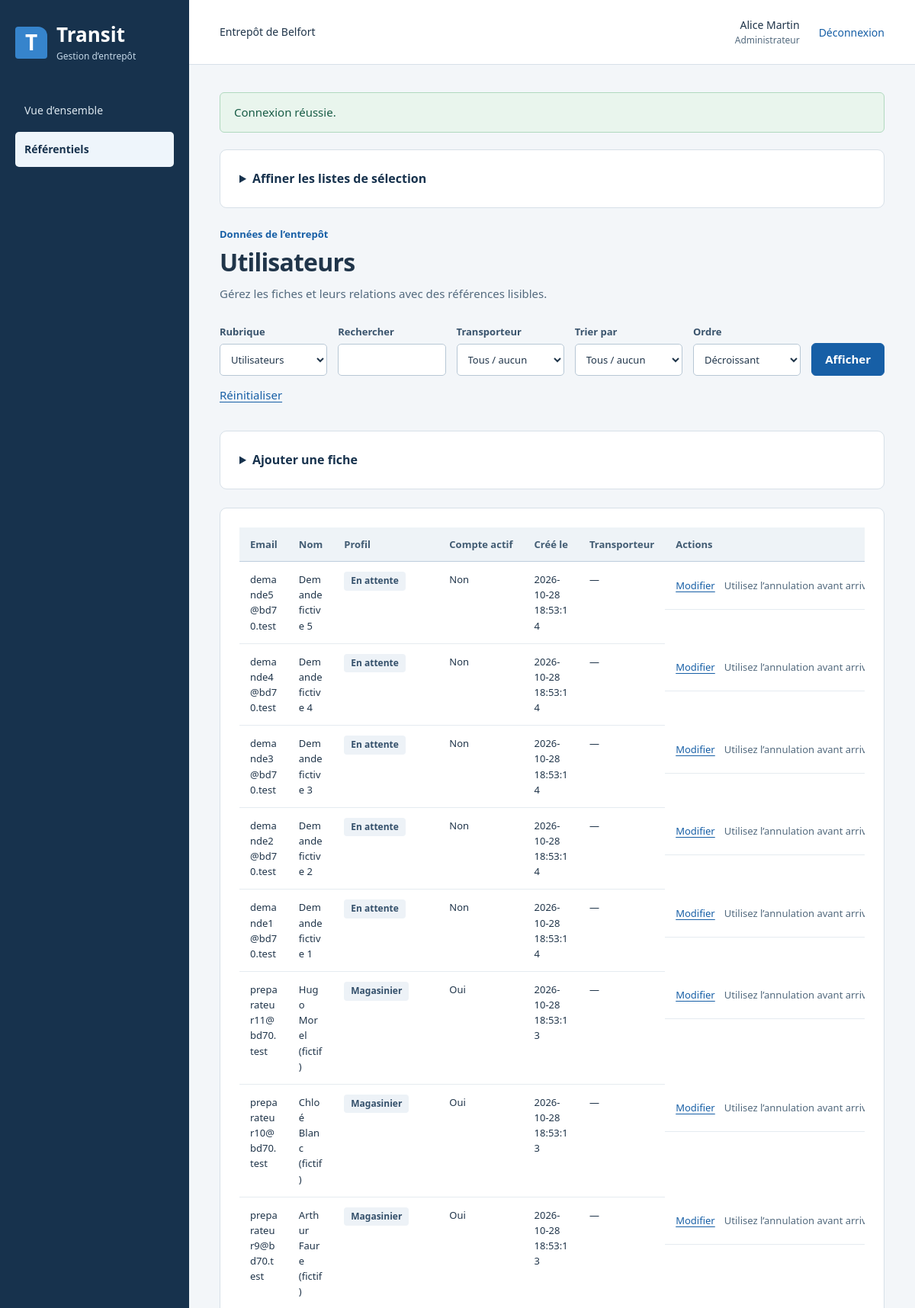
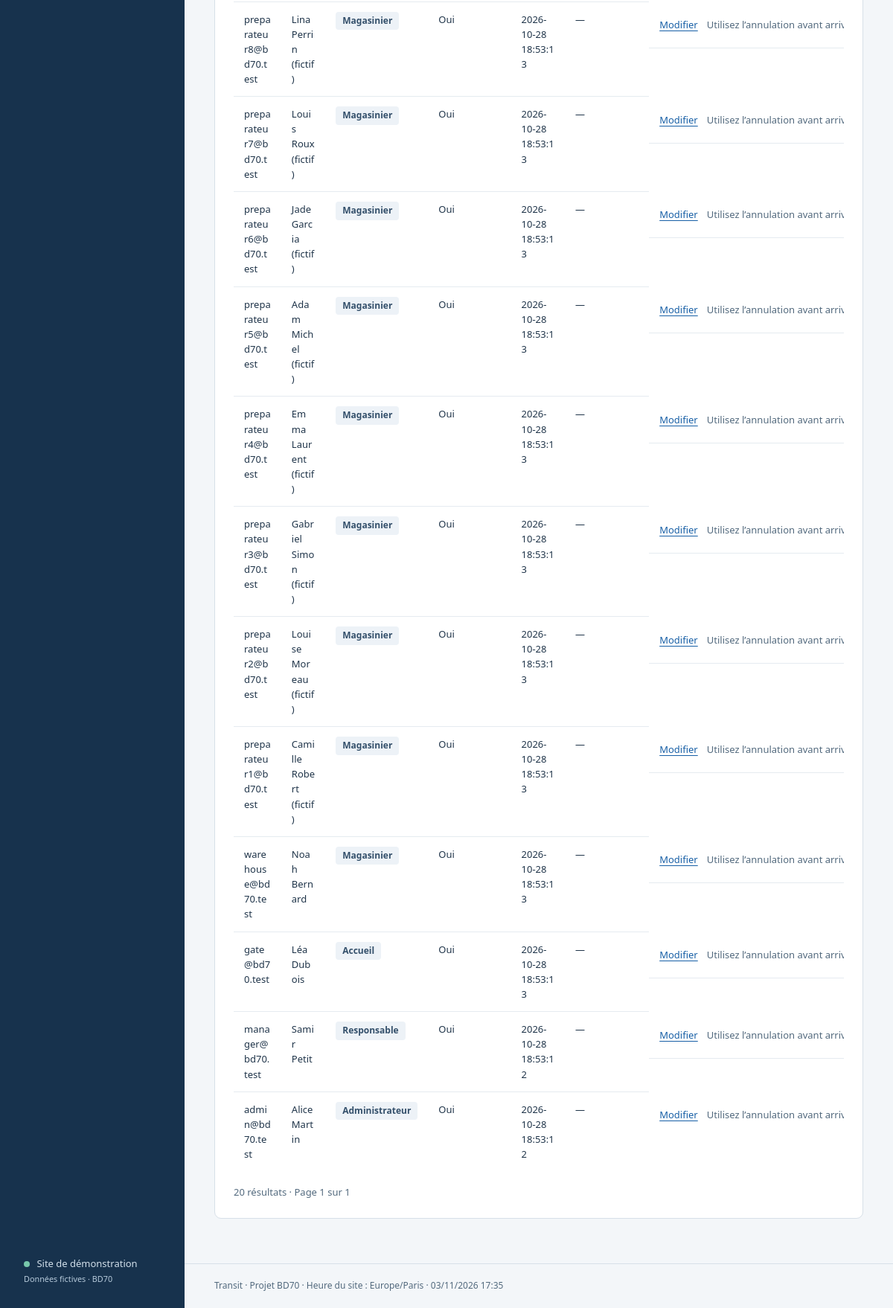
The app's page /?page=catalog (signed in) with its own data (2 pictures, top to bottom).
### tables this page shows
CREATE TABLE user_account (
 id INT AUTO_INCREMENT PRIMARY KEY, email VARCHAR(190) NOT NULL UNIQUE,
 name VARCHAR(100) NOT NULL, password_hash VARCHAR(255) NOT NULL,
 role ENUM('pending','admin','manager','gate','warehouse','carrier') NOT NULL DEFAULT 'pending',
 active BOOLEAN NOT NULL DEFAULT 0, created_at DATETIME NOT NULL DEFAULT CURRENT_TIMESTAMP, CHECK(active IN (0,1))
);

### templates/helpers.php (the view, shortened to what the rows shown need)
<?php
function startForm(string $action,array $hidden=[],string $class=''): void { global $page;
 echo '<form method="post" class="'.h($class).'">';
}
function selectField(string $name,string $label,array $options,mixed $selected='',bool $optional=false): void {
 echo '<label>'.h($label).'<select name="'.h($name).'"'.($optional?'':' required').'>';
 echo '<option value="">'.($optional?'Tous / aucun':'Choisir…').'</option>';
 foreach($options as $opt)echo '<option value="'.h($opt['id']).'"'.((string)$opt['id']===(string)$selected?' selected':'').'>'.h($opt['label']).'</option>';echo '</select></label>';
}
function inputField(string $name,string $label,mixed $value='',string $type='text',bool $required=true): void {
 echo '<label>'.h($label).'<input type="'.h($type).'" name="'.h($name).'" value="'.h($value).'"'.($required?' required':'').($type==='number'?' step="any"':'').'></label>';
}
function badge(mixed $value): string { return '<span class="badge '.h((string)$value).'">'.h(Catalog::VALUES[(string)$value]??$value).'</span>'; }
function pagination(int $total,int $page): void { $last=max(1,(int)ceil($total/20));echo '<nav class="pagination" aria-label="Pagination"><span>'.h($total).' résultats · Page '.h($page).' sur '.$last.'</span>';echo '</nav>'; }

### templates/layout.php (shortened to what the rows shown need)
<?php require __DIR__.'/helpers.php'; ?>
<!doctype html><html lang="fr"><head><link rel="stylesheet" href="/assets/app.css"></head>
<body>
<div class="shell <?= $user?'':'anonymous' ?>"><header class="topbar no-print"><span><?= $user?'Entrepôt de Belfort':'Transit / BD70' ?></span><div class="account"><?php if($user): ?><span><?= h($user['name']) ?><small><?= h(Catalog::VALUES[$user['role']]) ?></small></span><?php startForm('logout'); ?><button class="text-button">Déconnexion</button></form><?php else: ?><span>Application pédagogique</span><?php endif; ?></div></header>
<main id="main"><?php if($message): ?><div role="status" class="notice success"><?= h($message) ?></div><?php endif; ?><?php if($error): ?><div role="alert" class="notice error"><?= h($error) ?></div><?php endif; ?>
<?php try {
 if($user&&in_array($page,['catalog','stock','orders','visits','trace','planning','receipts','notices','receipt_detail','order_detail'],true)){
  echo '<details class="panel no-print"><summary>Affiner les listes de sélection</summary><p>Retrouvez une référence ou un nom dans les listes volumineuses avant de remplir le formulaire.</p><form method="get" class="filters"><input type="hidden" name="page" value="'.h($page).'">';
  inputField('ref_search','Référence ou nom',$_GET['ref_search']??'','search',false);echo '<button>Rechercher les références</button></form></details>';
 }
 if($page!=='error')require __DIR__.'/'.(in_array($page,['home','login','catalog','planning','visits','receipts','stock','orders','reports','trace','document','receipt_detail','order_detail','notices','carrier_portal'],true)?$page:'home').'.php';
}catch(Throwable $viewError){http_response_code(422);echo '<div role="alert" class="notice error">'.h($viewError instanceof DomainException?$viewError->getMessage():'Impossible de présenter ces données.').'</div>';error_log('BD70 vue : '.$viewError->getMessage());} ?>
</main><footer>Transit · Projet BD70 · Heure du site : Europe/Paris · <?= h(Clock::instant()->format('d/m/Y H:i')) ?></footer></div></body></html>

### templates/catalog.php (shortened to what the rows shown need)
<?php
$table=(string)($_GET['t']??($user['role']==='admin'?'user_account':'carrier'));$catalog->check($table);$readTable=$table==='stock_movement'?'v_stock_movement':$table;$cols=$catalog->columns($table);$foreign=$catalog->foreign($table);$canWrite=Auth::can($user,$catalog->right($table))&&!in_array($table,Catalog::READONLY,true);
$readCols=array_values(array_filter($cols,fn($c)=>!in_array($c['Field'],['id','password_hash','entity_id'],true)));$where=[];$params=[];
$conditions=$where?'('.implode(' OR ',$where).')':'1=1';
$total=(int)$db->scalar('SELECT COUNT(*) FROM `'.$readTable.'` WHERE '.$conditions,$params);$p=max(1,(int)($_GET['p']??1));
$sortFields=array_values(array_intersect(array_column($readCols,'Field'),['name','code','reference','starts_at','created_at','sku','plate','happened_at']));$sort=in_array($_GET['sort']??'',$sortFields,true)?$_GET['sort']:'id';
$records=$db->all('SELECT * FROM `'.$readTable.'` WHERE '.$conditions.' ORDER BY `'.$sort.'` '.(($_GET['dir']??'desc')==='asc'?'ASC':'DESC').' LIMIT 20 OFFSET '.(($p-1)*20),$params);
$maps=[];foreach($foreign as $key=>$parent){$used=array_values(array_unique(array_filter(array_column($records,$key))));$maps[$key]=$used?array_column($db->all('SELECT id,'.$catalog->labelSQL($parent).' label FROM `'.$parent.'` WHERE id IN ('.implode(',',array_fill(0,count($used),'?')).')',$used),'label','id'):[];}
$editing=!empty($_GET['edit'])?$db->one('SELECT * FROM `'.$readTable.'` WHERE id=?',[(int)$_GET['edit']]):[];
$editingRestrictions=$editing?$catalog->restrictions($table,$editing):['edit'=>null];
?>
<div class="page-heading"><div><p class="context">Données de l’entrepôt</p><h1><?= h(Catalog::TITLES[$table]) ?></h1><p>Gérez les fiches et leurs relations avec des références lisibles.</p></div></div>
<form class="filters" method="get"><input type="hidden" name="page" value="catalog"><?php $opts=[];foreach(Catalog::TITLES as $key=>$label){try{Auth::catalogRead($user,$key);}catch(RuntimeException $e){continue;}if($user['role']!=='admin'&&in_array($key,['user_account','audit_log'],true))continue;if($user['role']==='gate'&&!in_array($key,['carrier','driver','vehicle','equipment','qualification','driver_qualification','vehicle_equipment','dock','dock_equipment','dock_vehicle_type','appointment','truck_visit','visit_event','dock_downtime'],true))continue;$opts[]=['id'=>$key,'label'=>$label];}selectField('t','Rubrique',$opts,$table);inputField('q','Rechercher',$_GET['q']??'','search',false);foreach($foreign as $key=>$parent)selectField('f_'.$key,Catalog::LABELS[$key]??$key,$catalog->options($parent),$_GET['f_'.$key]??'',true);selectField('sort','Trier par',array_map(fn($k)=>['id'=>$k,'label'=>Catalog::LABELS[$k]??$k],$sortFields),$_GET['sort']??'',true);selectField('dir','Ordre',[['id'=>'asc','label'=>'Croissant'],['id'=>'desc','label'=>'Décroissant']],$_GET['dir']??'desc'); ?><button>Afficher</button><a href="<?= h(url(['page'=>'catalog','t'=>$table])) ?>">Réinitialiser</a></form>
<?php if($canWrite && !$editingRestrictions['edit']): ?><details class="panel editor" <?= $editing||isset($_GET['new'])?'open':'' ?>><summary><?= $editing?'Modifier la fiche':'Ajouter une fiche' ?></summary><button>Enregistrer</button><?php if($editing): ?><a class="button secondary" href="<?= h(url(['page'=>'catalog','t'=>$table])) ?>">Quitter la modification</a><?php endif; ?></form></details><?php endif; ?>
<section class="panel"><div class="table-scroll"><table><thead><tr><?php foreach($readCols as $c): ?><th scope="col"><?= h(Catalog::LABELS[$c['Field']]??$c['Field']) ?></th><?php endforeach; ?><?php if($canWrite): ?><th scope="col">Actions</th><?php endif; ?></tr></thead><tbody><?php foreach($records as $r): ?><tr><?php foreach($readCols as $c): $key=$c['Field'];$value=$r[$key]; ?><td><?php if(isset($foreign[$key]))echo h($value===null?'—':($maps[$key][$value]??'Référence hors sélection'));elseif(in_array($key,['status','role'],true))echo badge($value);elseif(str_starts_with($c['Type'],'tinyint'))echo $value?'Oui':'Non';else echo h($value??'—'); ?></td><?php endforeach; ?><?php if($canWrite): ?><td class="row-actions"><?php $restrictions=$catalog->restrictions($table,$r);if(in_array($table,['receipt','customer_order'],true)): ?><a href="<?= h(url(['page'=>$table==='receipt'?'receipt_detail':'order_detail','id'=>$r['id']])) ?>">Ouvrir</a><?php endif; ?><?php if(!$restrictions['edit']): ?><a href="<?= h(url(['page'=>'catalog','t'=>$table,'edit'=>$r['id']])) ?>">Modifier</a><?php else: ?><span class="muted"><?= h($restrictions['edit']) ?></span><?php endif; ?><?php if(!$restrictions['delete']){startForm('delete',['table'=>$table,'id'=>$r['id']]); ?><button class="danger-link" data-confirm="Supprimer cette fiche inutilisée ?">Supprimer</button></form><?php }else{if($table==='appointment'&&!$restrictions['edit']){startForm('cancel_appointment',['id'=>$r['id']]); ?><button class="danger-link" data-confirm="Annuler ce rendez-vous ?">Annuler</button></form><?php }elseif($restrictions['delete']){ ?><span class="muted"><?= h($restrictions['delete']) ?></span><?php }} ?></td><?php endif; ?></tr><?php endforeach; ?></tbody></table></div><?php if(!$records): ?><p class="empty">Aucune fiche. Ajoutez-en une ou modifiez les critères.</p><?php endif;pagination($total,$p); ?></section>

### records on screen
user_account: name "Alice Martin", role "Administrateur", role "Utilisateurs", value "admin@bd70.test", value "Alice Martin", value "Administrateur", active "Oui", value "2026-10-28 18:53:12", value "—", id "Utilisez l’annulation avant…"
user_account: value "demande5@bd70.test", value "Demande fictive 5", value "En attente", active "Non", value "2026-10-28 18:53:14", value "—", id "Utilisez l’annulation avant…"
user_account: value "demande4@bd70.test", value "Demande fictive 4", value "En attente", active "Non", value "2026-10-28 18:53:14", value "—", id "Utilisez l’annulation avant…"
user_account: value "demande3@bd70.test", value "Demande fictive 3", value "En attente", active "Non", value "2026-10-28 18:53:14", value "—", id "Utilisez l’annulation avant…"
user_account: value "demande2@bd70.test", value "Demande fictive 2", value "En attente", active "Non", value "2026-10-28 18:53:14", value "—", id "Utilisez l’annulation avant…"
user_account: value "demande1@bd70.test", value "Demande fictive 1", value "En attente", active "Non", value "2026-10-28 18:53:14", value "—", id "Utilisez l’annulation avant…"
user_account: value "preparateur11@bd70.test", value "Hugo Morel (fictif)", value "Magasinier", active "Oui", value "2026-10-28 18:53:13", value "—", id "Utilisez l’annulation avant…"
user_account: value "preparateur10@bd70.test", value "Chloé Blanc (fictif)", value "Magasinier", active "Oui", value "2026-10-28 18:53:13", value "—", id "Utilisez l’annulation avant…"
user_account: value "preparateur9@bd70.test", value "Arthur Faure (fictif)", value "Magasinier", active "Oui", value "2026-10-28 18:53:13", value "—", id "Utilisez l’annulation avant…"
user_account: value "preparateur8@bd70.test", value "Lina Perrin (fictif)", value "Magasinier", active "Oui", value "2026-10-28 18:53:13", value "—", id "Utilisez l’annulation avant…"
user_account: value "preparateur7@bd70.test", value "Louis Roux (fictif)", value "Magasinier", active "Oui", value "2026-10-28 18:53:13", value "—", id "Utilisez l’annulation avant…"
user_account: value "preparateur6@bd70.test", value "Jade Garcia (fictif)", value "Magasinier", active "Oui", value "2026-10-28 18:53:13", value "—", id "Utilisez l’annulation avant…"
user_account: value "preparateur5@bd70.test", value "Adam Michel (fictif)", value "Magasinier", active "Oui", value "2026-10-28 18:53:13", value "—", id "Utilisez l’annulation avant…"
user_account: value "preparateur4@bd70.test", value "Emma Laurent (fictif)", value "Magasinier", active "Oui", value "2026-10-28 18:53:13", value "—", id "Utilisez l’annulation avant…"
user_account: value "preparateur3@bd70.test", value "Gabriel Simon (fictif)", value "Magasinier", active "Oui", value "2026-10-28 18:53:13", value "—", id "Utilisez l’annulation avant…"
user_account: value "preparateur2@bd70.test", value "Louise Moreau (fictif)", value "Magasinier", active "Oui", value "2026-10-28 18:53:13", value "—", id "Utilisez l’annulation avant…"
user_account: value "preparateur1@bd70.test", value "Camille Robert (fictif)", value "Magasinier", active "Oui", value "2026-10-28 18:53:13", value "—", id "Utilisez l’annulation avant…"
user_account: value "warehouse@bd70.test", value "Noah Bernard", value "Magasinier", active "Oui", value "2026-10-28 18:53:13", value "—", id "Utilisez l’annulation avant…"
user_account: value "gate@bd70.test", value "Léa Dubois", value "Accueil", active "Oui", value "2026-10-28 18:53:13", value "—", id "Utilisez l’annulation avant…"
user_account: value "manager@bd70.test", value "Samir Petit", value "Responsable", active "Oui", value "2026-10-28 18:53:12", value "—", id "Utilisez l’annulation avant…"

### other values on screen
$label "Vue d’ensemble"
$label "Référentiels"
$message "Connexion réussie."
$label "Rubrique Trier par Ordre"
$label "Rechercher"
$label "Transporteur"
Catalog::LABELS[$c['Field']] "Email"
Catalog::LABELS[$c['Field']] "Nom"
Catalog::LABELS[$c['Field']] "Profil"
Catalog::LABELS[$c['Field']] "Compte actif"
Catalog::LABELS[$c['Field']] "Créé le"
Catalog::LABELS[$c['Field']] "Transporteur"
$total "20"
$page "1"
$last "1"
